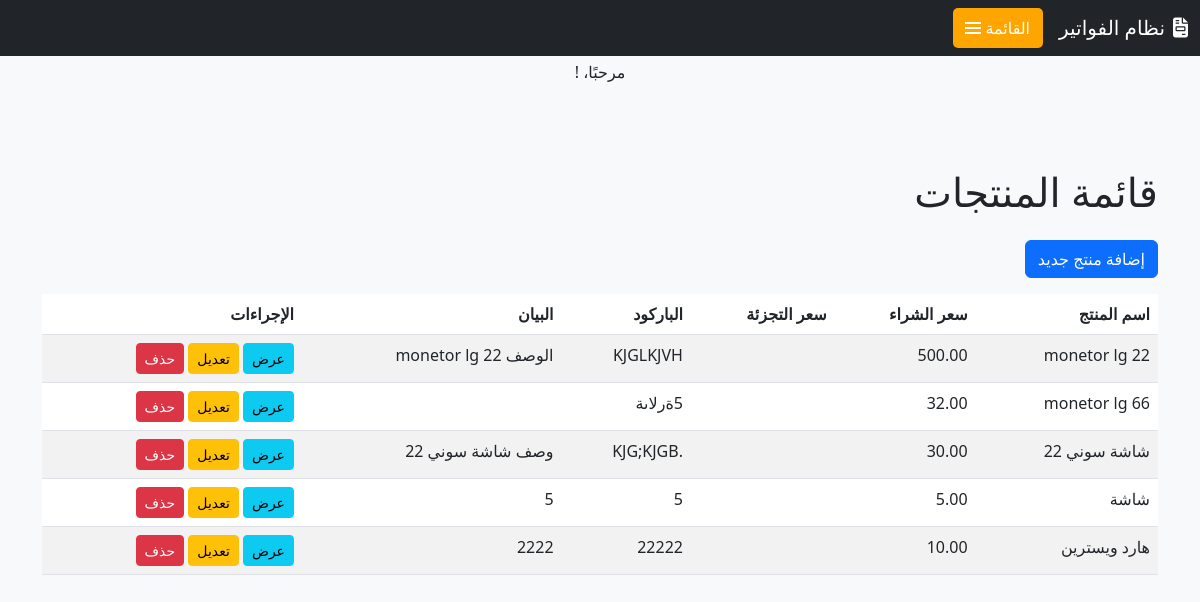
Screenshot of /invoice/products/ with the database file from the repository.
### invoice/models.py (models this page shows, shortened)
class Product(models.Model):
    product_name = models.CharField(max_length=255, verbose_name=_("اسم المادة"))
    price = models.DecimalField(max_digits=10, decimal_places=2, verbose_name=_("سعر البيع"), default=0)
    price_types = models.ManyToManyField('PriceType', verbose_name=_("أنواع الأسعار"), blank=True)
    purchase_price = models.DecimalField(max_digits=10, decimal_places=2, verbose_name=_("سعر الشراء"), default=0)
    profit_rate = models.DecimalField(max_digits=10, decimal_places=2, verbose_name=_("نسبة الربح"), default=0)
    tax = models.DecimalField(max_digits=10, decimal_places=2, verbose_name=_("الضريبة"), default=0)
    barcode = models.CharField(max_length=100, unique=True, verbose_name=_("الباركود"), blank=True, null=True)
    description = models.TextField(blank=True, null=True, verbose_name=_("الوصف"))
    uniqueId = models.UUIDField(default=uuid4, editable=False, unique=True, verbose_name=_("الرقم المسلسل"))
    slug = models.SlugField(max_length=225, unique=True, blank=True, null=True)
    date_created = models.DateTimeField(auto_now_add=True)
    last_updated = models.DateTimeField(auto_now=True)
    class Meta:
        verbose_name = _('مادة')
        verbose_name_plural = _('المواد')

### invoice/views.py (the view)
# urls.py: path('products/', ProductListView.as_view(), name='product_list'),
class ProductListView(ListView):
    model = Product
    template_name = 'invoice/product_list.html'
    context_object_name = 'products'

### templates/invoice/product_list.html
{% extends 'base.html' %}
{% block content %}
<div class="container mt-5">
    <h1 class="mb-4">قائمة المنتجات</h1>
    <a href="{% url 'product_create' %}" class="btn btn-primary mb-3">إضافة منتج جديد</a>
    <table class="table table-striped">
        <thead>
            <tr>
                <th>اسم المنتج</th>
                <th>سعر الشراء</th>
                <th>سعر التجزئة</th>
                <th>الباركود</th>
                <th>البيان</th>
                <th>الإجراءات</th>
            </tr>
        </thead>
        <tbody>
            {% for product in products %}
                <tr>
                    <td>{{ product.product_name }}</td>
                    <td>{{ product.purchase_price }}</td>
                    <td>{{ product.retail_price }}</td>
                    <td>{{ product.barcode }}</td>
                    <td>{{ product.description }}</td>
                    <td>
                        <a href="{% url 'product_detail' product.pk %}" class="btn btn-info btn-sm">عرض</a>
                        <a href="{% url 'product_update' product.pk %}" class="btn btn-warning btn-sm">تعديل</a>
                        <a href="{% url 'product_delete' product.pk %}" class="btn btn-danger btn-sm">حذف</a>
                    </td>
                </tr>
            {% endfor %}
        </tbody>
    </table>
</div>
{% endblock %}

### templates/base.html (style rules this page uses)
:root { --orange-color: #FFA500; --orange-hover: #e69500; --sidebar-width: 280px; }
body { padding-top: 60px; background-color: #f8f9fa; }

### rows the page displays
Product: product_name "monetor lg 22", purchase_price "500.00", barcode "KJGLKJVH", description "الوصف monetor lg 22"
Product: product_name "monetor lg 66", purchase_price "32.00", barcode "5ةرلاىة"
Product: product_name "شاشة سوني 22", purchase_price "30.00", barcode ".KJG;KJGB", description "وصف شاشة سوني 22"
Product: product_name "شاشة", purchase_price "5.00", barcode "5", description "5"
Product: product_name "هارد ويسترين", purchase_price "10.00", barcode "22222", description "2222"
